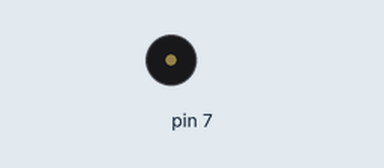
A sketch run on a simulated Arduino Uno, built with avr-gcc and run on an emulated ATmega328P. Shown: buzzer (waves = sounding).

Above: at 0.1 s.
Timing chart, 0 to 1.6 s (numbered marks = the images above):
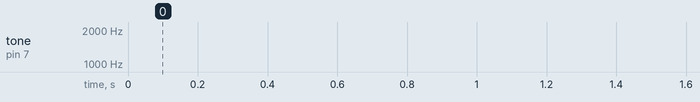

The sketch:

Sirene.ino
```cpp
float seno;
int frequencia;
void setup() {
  // put your setup code here, to run once:
  pinMode(7, OUTPUT);
}

void loop() {
  // put your main code here, to run repeatedly:
  for(int x=0; x<180; x++){
    seno=(sin(x*3.1416/160));
    frequencia = 2000+(int(seno*1000));
    tone(7,frequencia);
    delay(2);
  }
}
```
